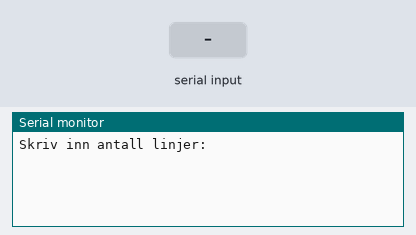
Bench run of a sketch on a simulated Arduino Uno, built with avr-gcc and run on an emulated ATmega328P. On the bench: the last lines printed to the serial monitor. The inputs (shaded band) are chosen by the test bench.

Above: at 1.2 s.
1.3 s: "90,45\n" received over Serial
At 5.29 s:
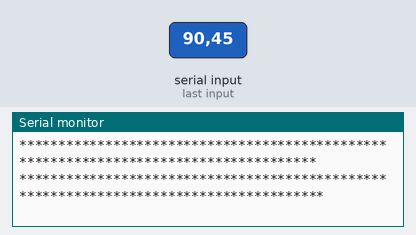
At 5.66 s:
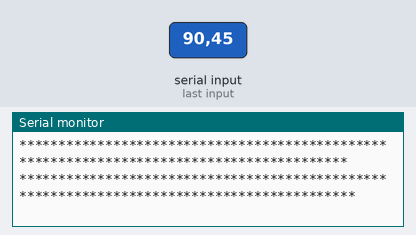

Measured:
- after the input at 1.3 s, the serial monitor: prints a new line at once (image 1)

The sketch:

oppg3.ino
```cpp
void SkrivStjerner(int antall, bool newline = true) {
  for (int i = 0; i < antall; i++) {
    Serial.print("*");
  }
  if (newline) Serial.println("");
}

void SkrivMangeStjerner(int antall) {
  for (int i = 1; i <= antall; i++) {
    SkrivStjerner(i);
  }
}

void setup() {
  Serial.begin(9600);
}

void loop() {
  Serial.println("Skriv inn antall linjer: ");

  while (!Serial.available())
    ;
  int antall = Serial.parseInt();

  SkrivMangeStjerner(antall);
}
```
